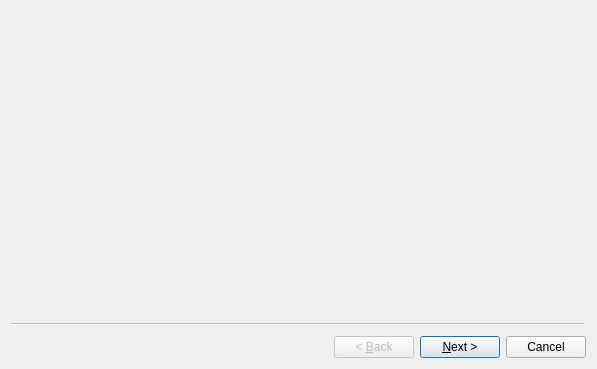
<?xml version="1.0" encoding="UTF-8"?>
<ui version="4.0">
 <class>MTWizardAddContract</class>
 <widget class="QWizard" name="MTWizardAddContract">
  <property name="geometry">
   <rect>
    <x>0</x>
    <y>0</y>
    <width>597</width>
    <height>369</height>
   </rect>
  </property>
  <property name="windowTitle">
   <string>Wizard</string>
  </property>
  <widget class="MTPageAddContract" name="wizardPage1">
   <attribute name="pageId">
    <string notr="true">0</string>
   </attribute>
  </widget>
  <widget class="MTPageImportContract" name="wizardPage2">
   <attribute name="pageId">
    <string notr="true">1</string>
   </attribute>
  </widget>
  <widget class="MTPageCreateContract" name="wizardPage3">
   <attribute name="pageId">
    <string notr="true">2</string>
   </attribute>
  </widget>
 </widget>
 <customwidgets>
  <customwidget>
   <class>MTPageAddContract</class>
   <extends>QWizardPage</extends>
   <header>gui/widgets/pageaddcontract.hpp</header>
   <container>1</container>
  </customwidget>
  <customwidget>
   <class>MTPageImportContract</class>
   <extends>QWizardPage</extends>
   <header>gui/widgets/pageimportcontract.hpp</header>
   <container>1</container>
  </customwidget>
  <customwidget>
   <class>MTPageCreateContract</class>
   <extends>QWizardPage</extends>
   <header>gui/widgets/pagecreatecontract.hpp</header>
   <container>1</container>
  </customwidget>
 </customwidgets>
 <resources/>
 <connections/>
</ui>
